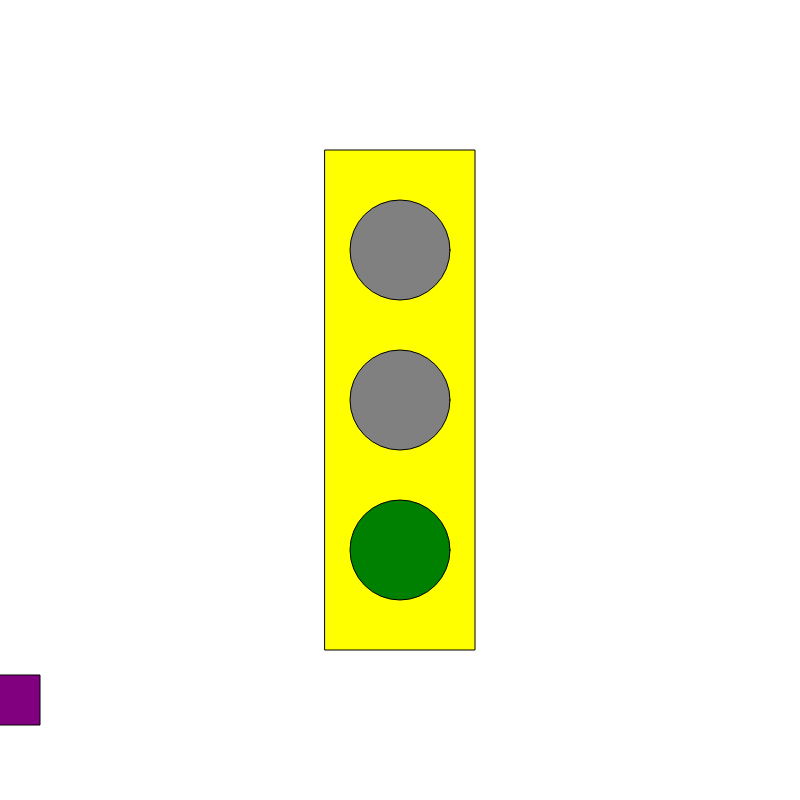
Frame 1 (no input)
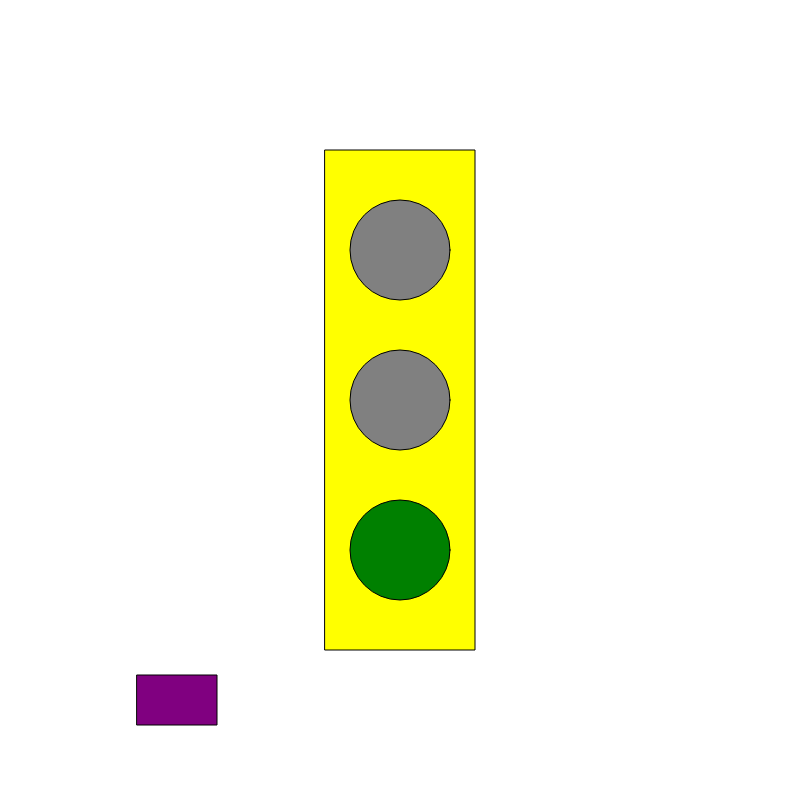
Frame 60 (no input)
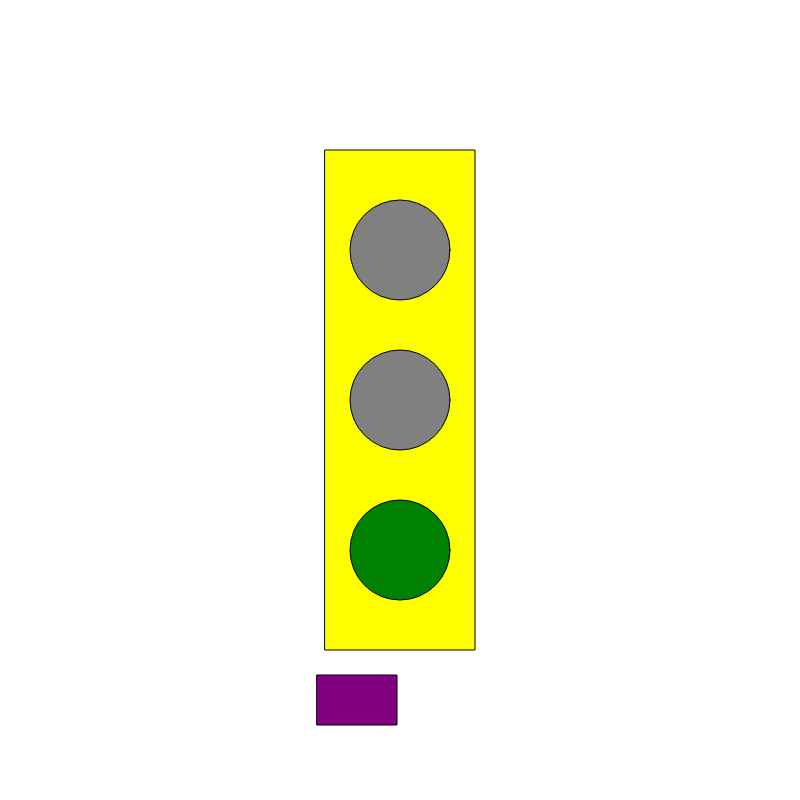
Frame 120 (the mouse pressed at the canvas centre since frame 60)

The p5.js sketch that drew these frames (run headless with seeded random() and noise() and a simulated clock; from frame 60 on, the mouse is pressed at the canvas centre):

// p5.js sketch
// ── sketch.js
var myState;
var timer = 0;
var x = 0;
var vel = 3;

function setup() {
  // put setup code here
  createCanvas(800, 800);
  rectMode(CENTER);
  ellipseMode(CENTER);
  myState = 0;

}

function draw() {
  // put drawing code here
  background("white");
  fill('yellow');
  rect(width / 2, height / 2, 150, 500);
  switch (myState) {
    case 0:
      fill("grey");
      ellipse(width / 2, height / 2, 100, 100);
      ellipse(width / 2, height / 2 - 150, 100, 100);
      fill('green');
      ellipse(width / 2, height / 2 + 150, 100, 100);
      //text(timer, 500, 500);
      vel = 3;
      timer++;
      if (timer >= 200) {
        timer = 0;
        myState = 1;
      }
      break;

    case 1:
      fill("yellow");
      ellipse(width / 2, height / 2, 100, 100);
      fill('grey');
      ellipse(width / 2, height / 2 - 150, 100, 100);
      ellipse(width / 2, height / 2 + 150, 100, 100);
      //text(timer, 500, 500);
      vel = 1;
      timer++;
      if (timer >= 200) {
        timer = 0;
        myState = 2;
      }
      break;

    case 2:
      fill("grey");
      ellipse(width / 2, height / 2, 100, 100);
      ellipse(width / 2, height / 2 + 150, 100, 100);
      fill('red');
      ellipse(width / 2, height / 2 - 150, 100, 100);
      vel = 0;
      //text(timer, 500, 500);
      timer++;
      if (timer >= 200) {
        timer = 0;
        myState = 0;
      }
      break;
  }
  fill("purple");
  rect(x, height-100, 80, 50);
  x = x + vel;
  if (x > width){
    x = 0;
  }
}
